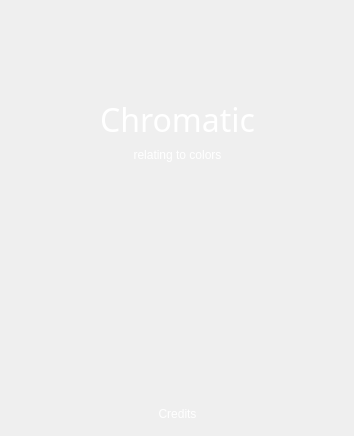
<?xml version="1.0" encoding="UTF-8"?>
<ui version="4.0">
 <class>CHomeWidget</class>
 <widget class="QWidget" name="CHomeWidget">
  <property name="geometry">
   <rect>
    <x>0</x>
    <y>0</y>
    <width>354</width>
    <height>436</height>
   </rect>
  </property>
  <property name="windowTitle">
   <string>Form</string>
  </property>
  <layout class="QGridLayout" name="gridLayout">
   <item row="0" column="1">
    <spacer name="verticalSpacer">
     <property name="orientation">
      <enum>Qt::Vertical</enum>
     </property>
     <property name="sizeHint" stdset="0">
      <size>
       <width>20</width>
       <height>40</height>
      </size>
     </property>
    </spacer>
   </item>
   <item row="5" column="1">
    <spacer name="verticalSpacer_2">
     <property name="orientation">
      <enum>Qt::Vertical</enum>
     </property>
     <property name="sizeHint" stdset="0">
      <size>
       <width>20</width>
       <height>40</height>
      </size>
     </property>
    </spacer>
   </item>
   <item row="3" column="1">
    <spacer name="verticalSpacer_3">
     <property name="orientation">
      <enum>Qt::Vertical</enum>
     </property>
     <property name="sizeHint" stdset="0">
      <size>
       <width>20</width>
       <height>40</height>
      </size>
     </property>
    </spacer>
   </item>
   <item row="4" column="1">
    <widget class="QPushButton" name="m_start_button">
     <property name="maximumSize">
      <size>
       <width>16777215</width>
       <height>16777215</height>
      </size>
     </property>
     <property name="font">
      <font>
       <pointsize>32</pointsize>
      </font>
     </property>
     <property name="layoutDirection">
      <enum>Qt::LeftToRight</enum>
     </property>
     <property name="text">
      <string/>
     </property>
     <property name="icon">
      <iconset resource="../resources.qrc">
       <normaloff>:/res/picture/start_icon.png</normaloff>:/res/picture/start_icon.png</iconset>
     </property>
     <property name="iconSize">
      <size>
       <width>32</width>
       <height>32</height>
      </size>
     </property>
     <property name="flat">
      <bool>true</bool>
     </property>
    </widget>
   </item>
   <item row="6" column="1">
    <widget class="QPushButton" name="m_credits_button">
     <property name="styleSheet">
      <string notr="true">font: 10pt &quot;Noto Sans&quot;; color: rgb(255, 255, 255);</string>
     </property>
     <property name="text">
      <string>Credits</string>
     </property>
     <property name="default">
      <bool>false</bool>
     </property>
     <property name="flat">
      <bool>true</bool>
     </property>
    </widget>
   </item>
   <item row="1" column="1">
    <widget class="QLabel" name="m_title_label">
     <property name="font">
      <font>
       <family>Noto Sans</family>
       <pointsize>24</pointsize>
       <weight>50</weight>
       <italic>false</italic>
       <bold>false</bold>
      </font>
     </property>
     <property name="styleSheet">
      <string notr="true">font: 24pt &quot;Noto Sans&quot;; color: rgb(255,255,255);</string>
     </property>
     <property name="text">
      <string>Chromatic</string>
     </property>
     <property name="alignment">
      <set>Qt::AlignCenter</set>
     </property>
    </widget>
   </item>
   <item row="3" column="2">
    <spacer name="horizontalSpacer_2">
     <property name="orientation">
      <enum>Qt::Horizontal</enum>
     </property>
     <property name="sizeHint" stdset="0">
      <size>
       <width>40</width>
       <height>20</height>
      </size>
     </property>
    </spacer>
   </item>
   <item row="3" column="0">
    <spacer name="horizontalSpacer">
     <property name="orientation">
      <enum>Qt::Horizontal</enum>
     </property>
     <property name="sizeHint" stdset="0">
      <size>
       <width>40</width>
       <height>20</height>
      </size>
     </property>
    </spacer>
   </item>
   <item row="2" column="1">
    <widget class="QLabel" name="label">
     <property name="styleSheet">
      <string notr="true">font: 10pt &quot;Noto Sans&quot;; color: rgb(255, 255, 255);</string>
     </property>
     <property name="text">
      <string>relating to colors</string>
     </property>
     <property name="alignment">
      <set>Qt::AlignCenter</set>
     </property>
    </widget>
   </item>
  </layout>
 </widget>
 <resources>
  <include location="../resources.qrc"/>
 </resources>
 <connections/>
</ui>
